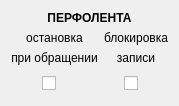
  <widget class="QWidget" name="gridLayoutWidget_4">
   <property name="geometry">
    <rect>
     <x>160</x>
     <y>310</y>
     <width>161</width>
     <height>82</height>
    </rect>
   </property>
   <layout class="QGridLayout" name="gridLayout_4">
    <item row="2" column="0">
     <widget class="QLabel" name="label_29">
      <property name="text">
       <string>при обращении</string>
      </property>
      <property name="alignment">
       <set>Qt::AlignCenter</set>
      </property>
     </widget>
    </item>
    <item row="1" column="0">
     <widget class="QLabel" name="label_30">
      <property name="text">
       <string>остановка</string>
      </property>
      <property name="alignment">
       <set>Qt::AlignCenter</set>
      </property>
     </widget>
    </item>
    <item row="0" column="0" colspan="2">
     <widget class="QLabel" name="label_31">
      <property name="font">
       <font>
        <weight>75</weight>
        <bold>true</bold>
       </font>
      </property>
      <property name="text">
       <string>ПЕРФОЛЕНТА</string>
      </property>
      <property name="alignment">
       <set>Qt::AlignCenter</set>
      </property>
     </widget>
    </item>
    <item row="3" column="0">
     <layout class="QHBoxLayout" name="horizontalLayout_18">
      <item>
       <widget class="Switch" name="checkBox_4">
        <property name="minimumSize">
         <size>
          <width>24</width>
          <height>24</height>
         </size>
        </property>
        <property name="maximumSize">
         <size>
          <width>24</width>
          <height>24</height>
         </size>
        </property>
        <property name="text">
         <string/>
        </property>
       </widget>
      </item>
     </layout>
    </item>
    <item row="3" column="1">
     <layout class="QHBoxLayout" name="horizontalLayout_19">
      <item>
       <widget class="Switch" name="checkBox_5">
        <property name="minimumSize">
         <size>
          <width>24</width>
          <height>24</height>
         </size>
        </property>
        <property name="maximumSize">
         <size>
          <width>24</width>
          <height>24</height>
         </size>
        </property>
        <property name="text">
         <string/>
        </property>
       </widget>
      </item>
     </layout>
    </item>
    <item row="1" column="1">
     <widget class="QLabel" name="label_32">
      <property name="text">
       <string>блокировка</string>
      </property>
      <property name="alignment">
       <set>Qt::AlignCenter</set>
      </property>
     </widget>
    </item>
    <item row="2" column="1">
     <widget class="QLabel" name="label_33">
      <property name="text">
       <string>записи</string>
      </property>
      <property name="alignment">
       <set>Qt::AlignCenter</set>
      </property>
     </widget>
    </item>
   </layout>
  </widget>
